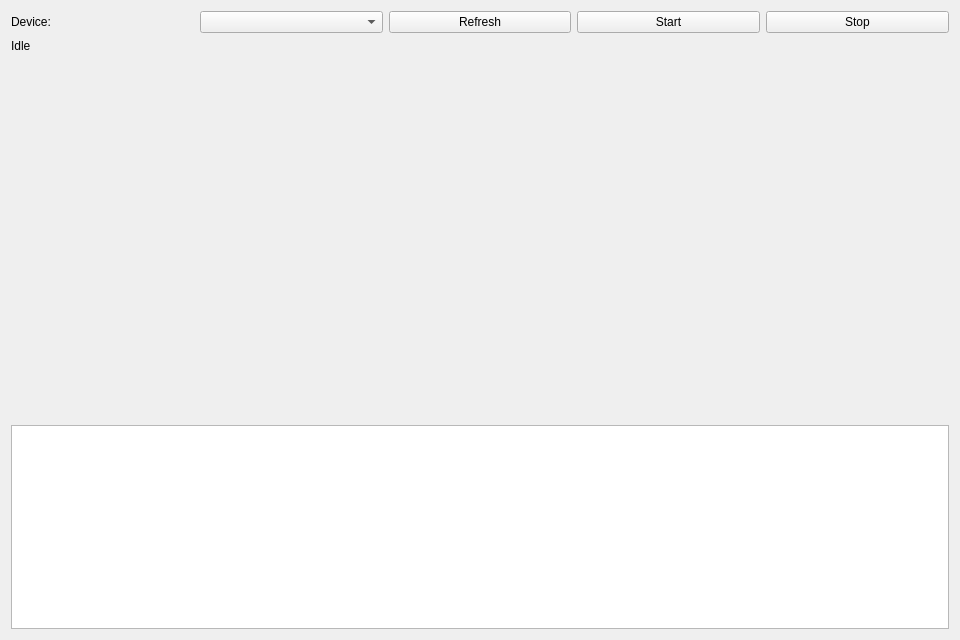
<?xml version="1.0" encoding="UTF-8"?>
<ui version="4.0">
 <class>MainWindow</class>
 <widget class="QWidget" name="MainWindow">
  <property name="geometry">
   <rect>
    <x>0</x>
    <y>0</y>
    <width>960</width>
    <height>640</height>
   </rect>
  </property>
  <property name="windowTitle">
   <string>GXDMA Qt Preview Sample</string>
  </property>
  <layout class="QVBoxLayout" name="verticalLayout">
   <item>
    <layout class="QHBoxLayout" name="topLayout">
     <item>
      <widget class="QLabel" name="deviceLabel">
       <property name="text">
        <string>Device:</string>
       </property>
      </widget>
     </item>
     <item>
      <widget class="QComboBox" name="deviceCombo"/>
     </item>
     <item>
      <widget class="QPushButton" name="refreshButton">
       <property name="text">
        <string>Refresh</string>
       </property>
      </widget>
     </item>
     <item>
      <widget class="QPushButton" name="startButton">
       <property name="text">
        <string>Start</string>
       </property>
      </widget>
     </item>
     <item>
      <widget class="QPushButton" name="stopButton">
       <property name="text">
        <string>Stop</string>
       </property>
      </widget>
     </item>
    </layout>
   </item>
   <item>
    <widget class="QLabel" name="statusLabel">
     <property name="text">
      <string>Idle</string>
     </property>
    </widget>
   </item>
   <item>
    <widget class="QWidget" name="previewHost" native="true">
     <property name="minimumSize">
      <size>
       <width>640</width>
       <height>360</height>
      </size>
     </property>
    </widget>
   </item>
   <item>
    <widget class="QPlainTextEdit" name="logEdit">
     <property name="readOnly">
      <bool>true</bool>
     </property>
    </widget>
   </item>
  </layout>
 </widget>
 <resources/>
 <connections/>
</ui>
